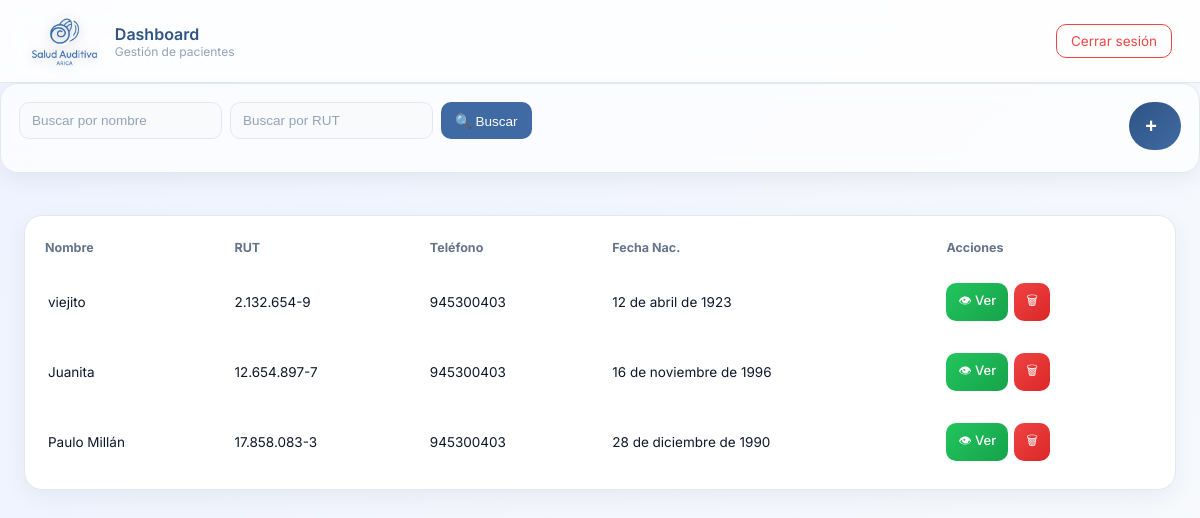
The app's page /dashboard/ (signed in), older data.
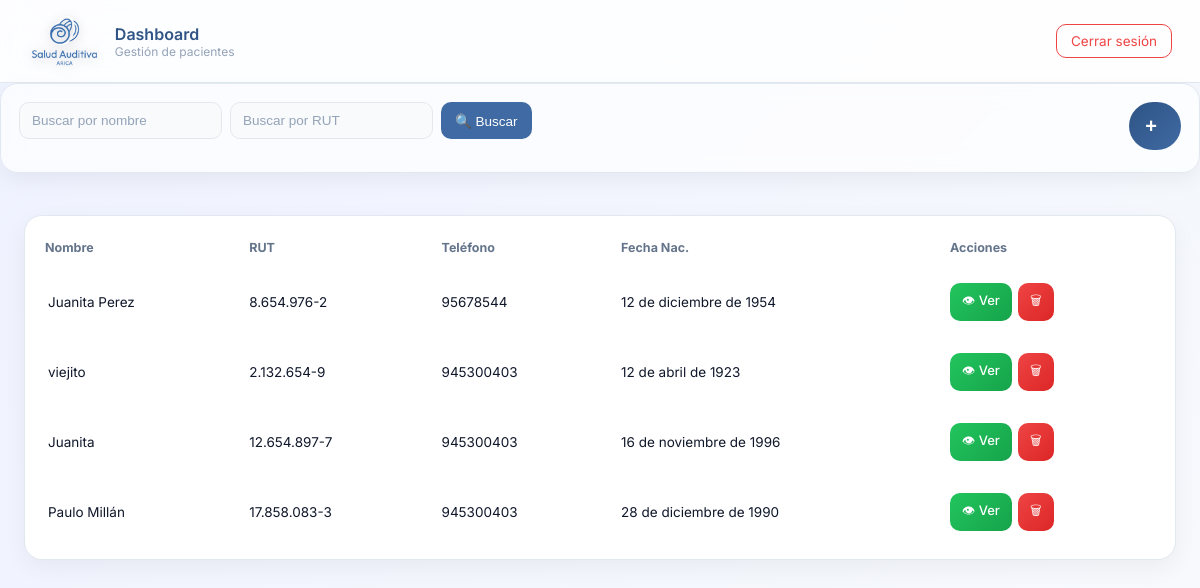
The same page, newer data.
### Login/models.py (models this page shows, shortened)
class Paciente(models.Model):
    PREVISION_CHOICES = [
        ('fonasa', 'Fonasa'),
        ('isapre', 'Isapre'),
        ('capredena', 'Capredena'),
        ('dipreca', 'Dipreca')
    ]
    nombre = models.CharField(max_length=150)
    rut = models.CharField(max_length=12, unique=True)
    telefono = models.CharField(max_length=15, blank=True, null=True)
    fecha_nacimiento = models.DateField()
    direccion = models.CharField(max_length=255, blank=True, null=True)
    email = models.EmailField(blank=True, null=True)
    prevision = models.CharField(
        max_length=20,
        choices=PREVISION_CHOICES,
        default='fonasa'
    )
    creado = models.DateTimeField(auto_now_add=True)

### Login/views.py (the view)
# urls.py: path('dashboard/', views.dashboard_view, name='dashboard'),
@login_required
def dashboard_view(request):
    nombre = request.GET.get('nombre')
    rut = request.GET.get('rut')
    pacientes = Paciente.objects.all().order_by('-creado')
    if nombre:
        pacientes = pacientes.filter(nombre__icontains=nombre)
    if rut:
        pacientes = pacientes.filter(rut__icontains=rut)
    return render(request, 'Login/dashboard.html', {
        'pacientes': pacientes
    })

### Login/templates/login/dashboard.html (shortened to what this page needs)
{% load static %}
<link rel="stylesheet" href="{% static 'Login/css/dashboard.css' %}">
<div class="header">
    <div class="header-left">
        <img src="{% static 'Login/img/logo-png.png' %}" alt="Logo" class="logo-header">
        <div class="header-text">
            <span class="title">Dashboard</span>
            <span class="subtitle">Gestión de pacientes</span>
        </div>
    </div>
    <div class="header-right">
        <a href="{% url 'logout' %}" class="btn-logout">Cerrar sesión</a>
    </div>
</div>
<div class="filters">
    <form method="GET" class="filters-form">
        <input type="text" name="nombre" placeholder="Buscar por nombre">
        <input type="text" name="rut" placeholder="Buscar por RUT">
        <button type="submit" class="btn-search">
            🔍 Buscar
        </button>
    </form>
    <button class="fab" onclick="abrirModal()">
        <span class="icon">+</span>
    </button>
</div>
<div class="container">
    <div class="card">
        <table>
            <thead>
                <tr>
                    <th>Nombre</th>
                    <th>RUT</th>
                    <th>Teléfono</th>
                    <th>Fecha Nac.</th>
                    <th>Acciones</th>
                </tr>
            </thead>
            <tbody>
                {% for p in pacientes %}
                <tr>
                    <td>{{ p.nombre }}</td>
                    <td>{{ p.rut }}</td>
                    <td>{{ p.telefono }}</td>
                    <td>{{ p.fecha_nacimiento }}</td>
                    <td class="acciones">
                        <a href="{% url 'ver_paciente' p.id %}" class="btn-view">👁 Ver</a>
                        <a href="#" class="btn-danger" onclick="abrirModalEliminar('{{ p.id }}')">🗑</a>
                    </td>
                </tr>
                {% endfor %}
            </tbody>
        </table>
    </div>
</div>

### Login/static/Login/css/dashboard.css (style rules this page uses)
* { box-sizing: border-box; }
.header { background: rgba(255,255,255,0.85); backdrop-filter: blur(12px); padding: 16px 28px; display: flex; justify-content: space-between; align-items: center; border-bottom: 1px solid #e2e8f0; }
.header-left { display: flex; align-items: center; gap: 14px; }
.header-text { display: flex; flex-direction: column; }
.header-text .title { font-size: 16px; font-weight: 600; color: #2f5485; }
.header-text .subtitle { font-size: 12px; color: #94a3b8; }
.btn-logout { background: transparent; color: #ef4444; padding: 8px 14px; border: 1px solid #ef4444; border-radius: 10px; text-decoration: none; font-size: 13.5px; transition: 0.25s; }
.container { padding: 24px; }
.filters { background: rgba(255,255,255,0.7); backdrop-filter: blur(10px); padding: 18px; border-radius: 18px; border: 1px solid #e2e8f0; margin-bottom: 18px; box-shadow: 0 8px 20px rgba(0,0,0,0.05); display: flex; justify-content: space-between; flex-wrap: wrap; gap: 12px; }
.filters-form { display: flex; gap: 8px; flex-wrap: wrap; }
.filters input, .modal-content input { padding: 10px 12px; border-radius: 10px; border: 1px solid #e5e7eb; outline: none; transition: 0.2s; font-size: 13.5px; background: #f8fafc; }
.filters input::placeholder, .modal-content input::placeholder { color: #94a3b8; }
button, .btn-new, .btn-search { font-size: 13.5px; padding: 10px 14px; border: none; cursor: pointer; }
.btn-search { background: #3f6aa3; color: white; border-radius: 10px; display: flex; align-items: center; gap: 6px; transition: all 0.2s ease; }
.card { background: white; border-radius: 18px; padding: 8px; box-shadow: 0 8px 25px rgba(0,0,0,0.05); overflow-x: auto; border: 1px solid #e2e8f0; }
table { width: 100%; border-collapse: separate; border-spacing: 0 8px; }
th { text-align: left; padding: 8px 12px; color: var(--gray); font-size: 12.5px; }
tbody tr { background: white; border-radius: 12px; transition: all 0.2s ease; }
tbody tr td:first-child { border-left: 3px solid transparent; }
td { padding: 12px; font-size: 13.5px; }
tbody tr { transition: 0.2s; }
.acciones { display: flex; gap: 6px; }
.btn-view, .btn-danger { display: inline-flex; align-items: center; justify-content: center; padding: 8px 12px; font-size: 13px; font-weight: 500; border-radius: 10px; text-decoration: none; transition: all 0.2s ease; }
.btn-view { background: linear-gradient(135deg, #22c55e, #16a34a); color: white; }
.btn-danger { background: linear-gradient(135deg, #ef4444, #dc2626); color: white; }
.fab { height: 48px; min-width: 48px; padding: 0 16px; border-radius: 50px; background: linear-gradient(135deg, #2f5485, #3f6aa3); color: white; display: flex; align-items: center; justify-content: center; gap: 8px; border: none; cursor: pointer; transition: all 0.25s ease; overflow: hidden; }
.fab .icon { font-size: 20px; font-weight: 600; display: flex; align-items: center; justify-content: center; }
.header { display: flex; justify-content: space-between; align-items: center; }
.header-left { display: flex; align-items: center; }
.header-right { display: flex; align-items: center; }
.logo-header { height: 50px; width: auto; filter: drop-shadow(0 2px 6px rgba(0,0,0,0.2)); }

Row changes from the older to the newer data that the page shows:
added Paciente: nombre "Juanita Perez", rut "8.654.976-2", telefono "95678544", fecha_nacimiento "12 de diciembre de 1954"
